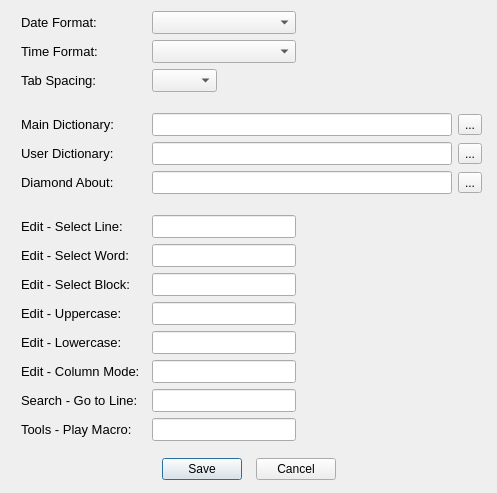
<?xml version="1.0" encoding="UTF-8"?>
<ui version="4.0">
 <class>Dialog_Options</class>
 <widget class="QDialog" name="Dialog_Options">
  <property name="windowModality">
   <enum>Qt::NonModal</enum>
  </property>
  <property name="geometry">
   <rect>
    <x>0</x>
    <y>0</y>
    <width>496</width>
    <height>493</height>
   </rect>
  </property>
  <property name="windowTitle">
   <string>Diamond Options</string>
  </property>
  <property name="modal">
   <bool>false</bool>
  </property>
  <layout class="QGridLayout" name="gridLayout">
   <property name="leftMargin">
    <number>15</number>
   </property>
   <property name="rightMargin">
    <number>15</number>
   </property>
   <item row="4" column="6">
    <widget class="QToolButton" name="dictMain_TB">
     <property name="text">
      <string>...</string>
     </property>
    </widget>
   </item>
   <item row="3" column="1">
    <spacer name="verticalSpacer_2">
     <property name="orientation">
      <enum>Qt::Vertical</enum>
     </property>
     <property name="sizeType">
      <enum>QSizePolicy::Fixed</enum>
     </property>
     <property name="sizeHint" stdset="0">
      <size>
       <width>20</width>
       <height>15</height>
      </size>
     </property>
    </spacer>
   </item>
   <item row="1" column="4" colspan="3">
    <spacer name="horizontalSpacer_3">
     <property name="orientation">
      <enum>Qt::Horizontal</enum>
     </property>
     <property name="sizeType">
      <enum>QSizePolicy::Fixed</enum>
     </property>
     <property name="sizeHint" stdset="0">
      <size>
       <width>125</width>
       <height>20</height>
      </size>
     </property>
    </spacer>
   </item>
   <item row="14" column="3">
    <widget class="KeyLineEdit" name="key_columnMode">
     <property name="font">
      <font>
       <pointsize>10</pointsize>
      </font>
     </property>
    </widget>
   </item>
   <item row="17" column="1">
    <spacer name="verticalSpacer_3">
     <property name="orientation">
      <enum>Qt::Vertical</enum>
     </property>
     <property name="sizeHint" stdset="0">
      <size>
       <width>20</width>
       <height>10</height>
      </size>
     </property>
    </spacer>
   </item>
   <item row="13" column="1">
    <widget class="QLabel" name="label_11">
     <property name="font">
      <font>
       <pointsize>10</pointsize>
      </font>
     </property>
     <property name="text">
      <string>Edit - Lowercase:</string>
     </property>
    </widget>
   </item>
   <item row="8" column="4">
    <spacer name="horizontalSpacer">
     <property name="orientation">
      <enum>Qt::Horizontal</enum>
     </property>
     <property name="sizeHint" stdset="0">
      <size>
       <width>40</width>
       <height>20</height>
      </size>
     </property>
    </spacer>
   </item>
   <item row="2" column="1">
    <widget class="QLabel" name="label_2">
     <property name="minimumSize">
      <size>
       <width>0</width>
       <height>20</height>
      </size>
     </property>
     <property name="font">
      <font>
       <pointsize>10</pointsize>
      </font>
     </property>
     <property name="text">
      <string>Tab Spacing:</string>
     </property>
    </widget>
   </item>
   <item row="12" column="1">
    <widget class="QLabel" name="label_13">
     <property name="font">
      <font>
       <pointsize>10</pointsize>
      </font>
     </property>
     <property name="text">
      <string>Edit - Uppercase:</string>
     </property>
    </widget>
   </item>
   <item row="13" column="3">
    <widget class="KeyLineEdit" name="key_lower">
     <property name="font">
      <font>
       <pointsize>10</pointsize>
      </font>
     </property>
    </widget>
   </item>
   <item row="18" column="0" colspan="7">
    <layout class="QHBoxLayout" name="horizontalLayout_101">
     <item>
      <spacer name="horizontalSpacer_100">
       <property name="orientation">
        <enum>Qt::Horizontal</enum>
       </property>
       <property name="sizeHint" stdset="0">
        <size>
         <width>10</width>
         <height>20</height>
        </size>
       </property>
      </spacer>
     </item>
     <item>
      <widget class="QPushButton" name="save_PB">
       <property name="text">
        <string>Save</string>
       </property>
      </widget>
     </item>
     <item>
      <spacer name="horizontalSpacer_101">
       <property name="orientation">
        <enum>Qt::Horizontal</enum>
       </property>
       <property name="sizeType">
        <enum>QSizePolicy::Fixed</enum>
       </property>
       <property name="sizeHint" stdset="0">
        <size>
         <width>8</width>
         <height>25</height>
        </size>
       </property>
      </spacer>
     </item>
     <item>
      <widget class="QPushButton" name="cancel_PB">
       <property name="text">
        <string>Cancel</string>
       </property>
      </widget>
     </item>
     <item>
      <spacer name="horizontalSpacer_103">
       <property name="orientation">
        <enum>Qt::Horizontal</enum>
       </property>
       <property name="sizeHint" stdset="0">
        <size>
         <width>10</width>
         <height>20</height>
        </size>
       </property>
      </spacer>
     </item>
    </layout>
   </item>
   <item row="5" column="3" colspan="3">
    <widget class="QLineEdit" name="dictUser">
     <property name="minimumSize">
      <size>
       <width>300</width>
       <height>0</height>
      </size>
     </property>
     <property name="font">
      <font>
       <pointsize>10</pointsize>
      </font>
     </property>
     <property name="statusTip">
      <string extracomment="Location of User Dictionary"/>
     </property>
     <property name="whatsThis">
      <string/>
     </property>
     <property name="readOnly">
      <bool>true</bool>
     </property>
    </widget>
   </item>
   <item row="9" column="3">
    <widget class="KeyLineEdit" name="key_selectWord">
     <property name="font">
      <font>
       <pointsize>10</pointsize>
      </font>
     </property>
    </widget>
   </item>
   <item row="11" column="1">
    <widget class="QLabel" name="label_12">
     <property name="font">
      <font>
       <pointsize>10</pointsize>
      </font>
     </property>
     <property name="text">
      <string>Edit - Select Block:</string>
     </property>
    </widget>
   </item>
   <item row="1" column="1">
    <widget class="QLabel" name="label_3">
     <property name="minimumSize">
      <size>
       <width>0</width>
       <height>20</height>
      </size>
     </property>
     <property name="font">
      <font>
       <pointsize>10</pointsize>
      </font>
     </property>
     <property name="text">
      <string>Time Format:</string>
     </property>
    </widget>
   </item>
   <item row="8" column="1">
    <widget class="QLabel" name="label_7">
     <property name="font">
      <font>
       <pointsize>10</pointsize>
      </font>
     </property>
     <property name="text">
      <string>Edit - Select Line:</string>
     </property>
    </widget>
   </item>
   <item row="4" column="1">
    <widget class="QLabel" name="label_4">
     <property name="minimumSize">
      <size>
       <width>0</width>
       <height>20</height>
      </size>
     </property>
     <property name="font">
      <font>
       <pointsize>10</pointsize>
      </font>
     </property>
     <property name="text">
      <string>Main Dictionary:</string>
     </property>
    </widget>
   </item>
   <item row="0" column="1">
    <widget class="QLabel" name="label">
     <property name="minimumSize">
      <size>
       <width>0</width>
       <height>20</height>
      </size>
     </property>
     <property name="font">
      <font>
       <pointsize>10</pointsize>
      </font>
     </property>
     <property name="text">
      <string>Date Format:</string>
     </property>
    </widget>
   </item>
   <item row="11" column="3">
    <widget class="KeyLineEdit" name="key_selectBlock">
     <property name="font">
      <font>
       <pointsize>10</pointsize>
      </font>
     </property>
    </widget>
   </item>
   <item row="15" column="1">
    <widget class="QLabel" name="label_9">
     <property name="font">
      <font>
       <pointsize>10</pointsize>
      </font>
     </property>
     <property name="text">
      <string>Search - Go to Line:</string>
     </property>
    </widget>
   </item>
   <item row="4" column="3" colspan="3">
    <widget class="QLineEdit" name="dictMain">
     <property name="minimumSize">
      <size>
       <width>300</width>
       <height>0</height>
      </size>
     </property>
     <property name="font">
      <font>
       <pointsize>10</pointsize>
      </font>
     </property>
     <property name="toolTip">
      <string extracomment="Location of Main Dictionary"/>
     </property>
     <property name="whatsThis">
      <string/>
     </property>
     <property name="readOnly">
      <bool>true</bool>
     </property>
    </widget>
   </item>
   <item row="5" column="6">
    <widget class="QToolButton" name="dictUser_TB">
     <property name="text">
      <string>...</string>
     </property>
    </widget>
   </item>
   <item row="8" column="3">
    <widget class="KeyLineEdit" name="key_selectLine">
     <property name="font">
      <font>
       <pointsize>10</pointsize>
      </font>
     </property>
    </widget>
   </item>
   <item row="6" column="6">
    <widget class="QToolButton" name="about_TB">
     <property name="text">
      <string>...</string>
     </property>
    </widget>
   </item>
   <item row="7" column="1">
    <spacer name="verticalSpacer">
     <property name="orientation">
      <enum>Qt::Vertical</enum>
     </property>
     <property name="sizeType">
      <enum>QSizePolicy::Fixed</enum>
     </property>
     <property name="sizeHint" stdset="0">
      <size>
       <width>20</width>
       <height>15</height>
      </size>
     </property>
    </spacer>
   </item>
   <item row="14" column="1">
    <widget class="QLabel" name="label_10">
     <property name="font">
      <font>
       <pointsize>10</pointsize>
      </font>
     </property>
     <property name="text">
      <string>Edit - Column Mode:</string>
     </property>
    </widget>
   </item>
   <item row="6" column="3" colspan="3">
    <widget class="QLineEdit" name="about">
     <property name="minimumSize">
      <size>
       <width>300</width>
       <height>0</height>
      </size>
     </property>
     <property name="font">
      <font>
       <pointsize>10</pointsize>
      </font>
     </property>
     <property name="statusTip">
      <string extracomment="Location of about Index.html "/>
     </property>
     <property name="whatsThis">
      <string/>
     </property>
     <property name="readOnly">
      <bool>true</bool>
     </property>
    </widget>
   </item>
   <item row="6" column="1">
    <widget class="QLabel" name="label_6">
     <property name="font">
      <font>
       <pointsize>10</pointsize>
      </font>
     </property>
     <property name="whatsThis">
      <string/>
     </property>
     <property name="text">
      <string>Diamond About:</string>
     </property>
    </widget>
   </item>
   <item row="0" column="3">
    <widget class="QComboBox" name="dateFormat_CB">
     <property name="minimumSize">
      <size>
       <width>100</width>
       <height>0</height>
      </size>
     </property>
     <property name="font">
      <font>
       <pointsize>10</pointsize>
      </font>
     </property>
    </widget>
   </item>
   <item row="9" column="1">
    <widget class="QLabel" name="label_8">
     <property name="font">
      <font>
       <pointsize>10</pointsize>
      </font>
     </property>
     <property name="text">
      <string>Edit - Select Word:</string>
     </property>
    </widget>
   </item>
   <item row="2" column="3">
    <widget class="QComboBox" name="tabSpacing_CB">
     <property name="maximumSize">
      <size>
       <width>65</width>
       <height>16777215</height>
      </size>
     </property>
     <property name="font">
      <font>
       <pointsize>10</pointsize>
      </font>
     </property>
    </widget>
   </item>
   <item row="1" column="3">
    <widget class="QComboBox" name="timeFormat_CB">
     <property name="minimumSize">
      <size>
       <width>100</width>
       <height>0</height>
      </size>
     </property>
     <property name="font">
      <font>
       <pointsize>10</pointsize>
      </font>
     </property>
    </widget>
   </item>
   <item row="15" column="3">
    <widget class="KeyLineEdit" name="key_goLine">
     <property name="font">
      <font>
       <pointsize>10</pointsize>
      </font>
     </property>
    </widget>
   </item>
   <item row="5" column="1">
    <widget class="QLabel" name="label_5">
     <property name="minimumSize">
      <size>
       <width>0</width>
       <height>20</height>
      </size>
     </property>
     <property name="font">
      <font>
       <pointsize>10</pointsize>
      </font>
     </property>
     <property name="text">
      <string>User Dictionary:</string>
     </property>
    </widget>
   </item>
   <item row="12" column="3">
    <widget class="KeyLineEdit" name="key_upper">
     <property name="font">
      <font>
       <pointsize>10</pointsize>
      </font>
     </property>
    </widget>
   </item>
   <item row="16" column="1">
    <widget class="QLabel" name="label_14">
     <property name="font">
      <font>
       <pointsize>10</pointsize>
      </font>
     </property>
     <property name="text">
      <string>Tools - Play Macro:</string>
     </property>
    </widget>
   </item>
   <item row="16" column="3">
    <widget class="KeyLineEdit" name="key_macroPlay">
     <property name="font">
      <font>
       <pointsize>10</pointsize>
      </font>
     </property>
    </widget>
   </item>
  </layout>
 </widget>
 <customwidgets>
  <customwidget>
   <class>KeyLineEdit</class>
   <extends>QLineEdit</extends>
   <header>keylineedit.h</header>
  </customwidget>
 </customwidgets>
 <tabstops>
  <tabstop>dateFormat_CB</tabstop>
  <tabstop>timeFormat_CB</tabstop>
  <tabstop>tabSpacing_CB</tabstop>
  <tabstop>dictMain</tabstop>
  <tabstop>dictMain_TB</tabstop>
  <tabstop>dictUser</tabstop>
  <tabstop>dictUser_TB</tabstop>
  <tabstop>about</tabstop>
  <tabstop>about_TB</tabstop>
  <tabstop>save_PB</tabstop>
  <tabstop>cancel_PB</tabstop>
 </tabstops>
 <resources/>
 <connections/>
</ui>
